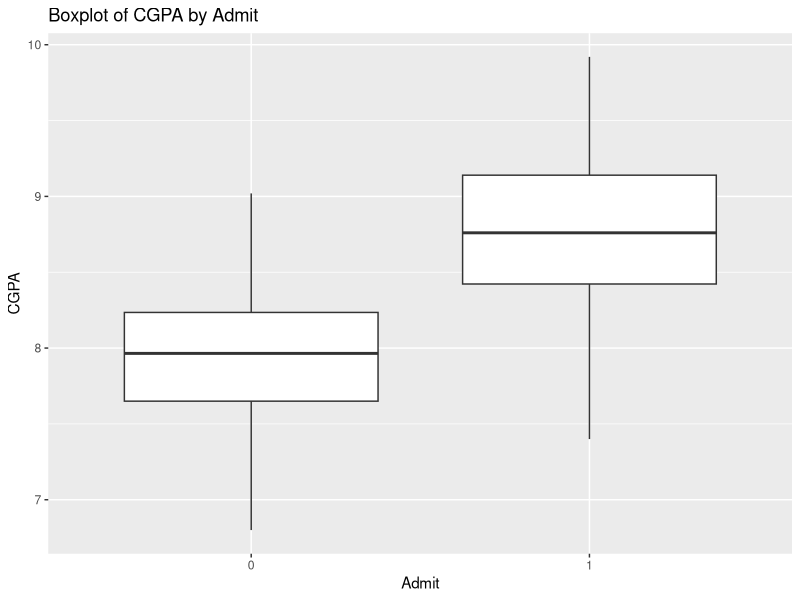
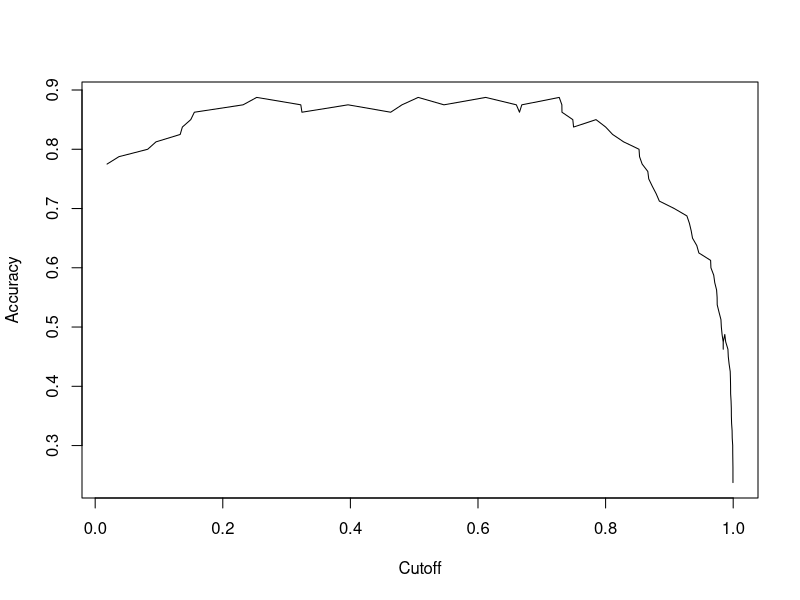
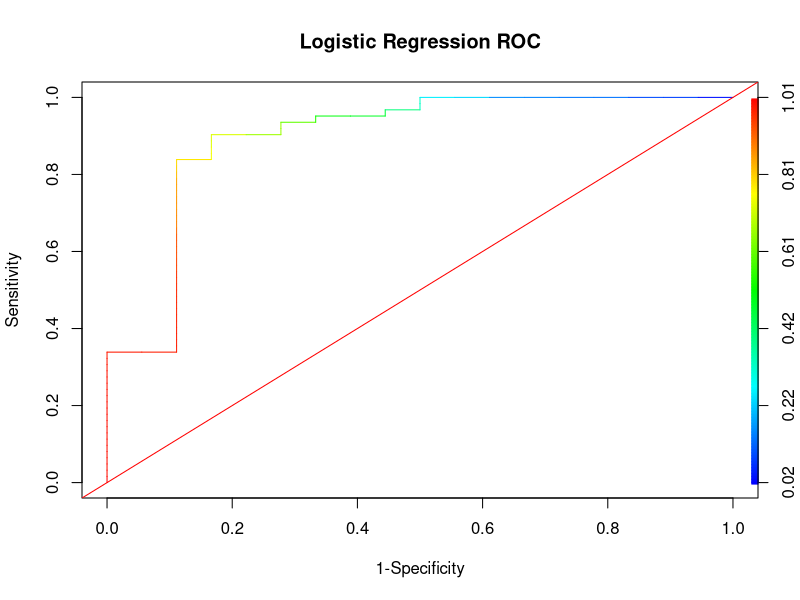
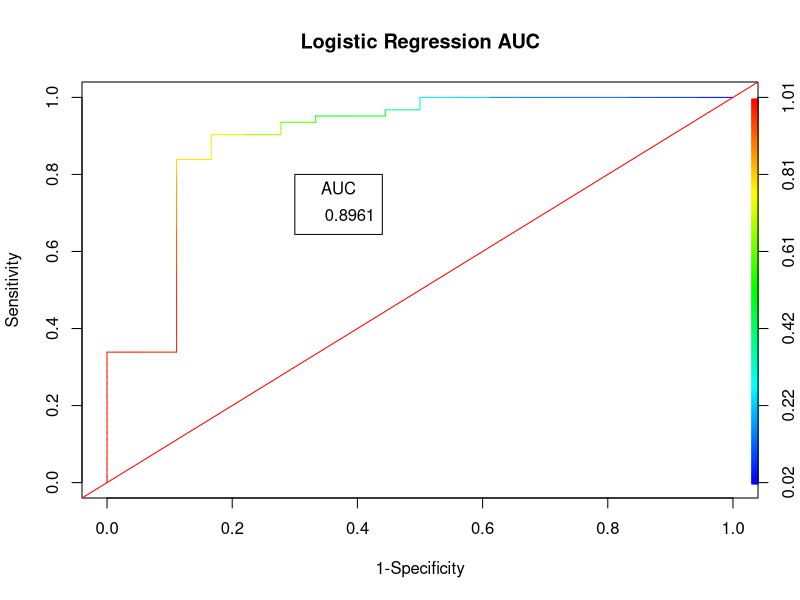

Reproduce these figures in R, in order.
## ---- chunk 1
library(ROCR)
library(caret)
library(dplyr)
library(glmnet)
library(ggplot2)
library(tidyverse)
## ---- chunk 2
df <- read.csv("GraduateAdmission.csv")

str(df)
names(df)

df <- df[, -which(names(df) == "Serial.No.")]
## ---- chunk 3
cols_to_factorize <- c("UnivRating","Research", "Admit")

for (col in cols_to_factorize) {
  df[[col]] <- as.factor(df[[col]])
}

str(df)
names(df)

## ---- chunk 4
summary(df)
## ---- chunk 5
summary_stats <- df %>%
  group_by(Admit) %>%
  summarize(
    Mean = mean(CGPA),
    Median = median(CGPA),
    Q1 = quantile(CGPA, 0.25),
    Q3 = quantile(CGPA, 0.75)
  )

print(summary_stats)

ggplot(df, aes(x = Admit, y = CGPA)) +
  geom_boxplot() +
  labs(title = "Boxplot of CGPA by Admit",
       x = "Admit",
       y = "CGPA")

## ---- chunk 6
table(df$Admit)
prop.table(table(df$Admit))
## ---- chunk 7
set.seed(7332.01)

Index <- createDataPartition(df$Admit,p=0.8,list=FALSE)
trdata <- df[Index,] 
tsdata <- df[-Index,]  
head(trdata)
head(tsdata) 
## ---- chunk 8
# Using all predictors
logisticm <- glm(Admit ~ ., data = trdata, family = "binomial")
summary(logisticm)

# Excluding TOEFL, UnivRating, SOP, and Research
flogisticm <- glm(Admit ~ . - TOEFL - UnivRating - SOP - Research, data = trdata, family = "binomial")
summary(flogisticm)
round(coef(flogisticm), 5)
## ---- chunk 9
pred_probts <- predict(flogisticm,tsdata,type="response")
pred_cts  <- ifelse(pred_probts>0.5,1,0) 
head(pred_cts) 
head(tsdata)  

conf_ts <- table(Predicted=pred_cts, Actual=tsdata$Admit)
conf_ts # confusing matrix from Test set
sum(diag(conf_ts))/sum(conf_ts)   
1-sum(diag(conf_ts))/sum(conf_ts)

sensitivity <- conf_ts[2, 2] / sum(conf_ts[2, ])
sensitivity
specificity <- conf_ts[1, 1] / sum(conf_ts[1, ])
specificity
## ---- chunk 10
pred_probts <- predict(flogisticm,tsdata,type = 'response')
pred_probts <- prediction(pred_probts,tsdata$Admit)
perf_eval <- performance(pred_probts,"acc")
plot(perf_eval)

ROC <- performance(pred_probts,"tpr","fpr") 
plot(ROC,xlab="1-Specificity",ylab="Sensitivity",main="Logistic Regression ROC",colorize=TRUE)  
abline(a=0,b=1,col="red") 
## ---- chunk 11
AUC <- performance(pred_probts,"auc")
AUC<- unlist(slot(AUC,"y.values")) 
AUC <- round(AUC,4)  
AUC
plot(ROC,xlab="1-Specificity",ylab="Sensitivity",main="Logistic Regression AUC",colorize=TRUE)
abline(a=0,b=1,col="red")
legend(0.3,0.8,AUC,title="AUC",cex=1)
